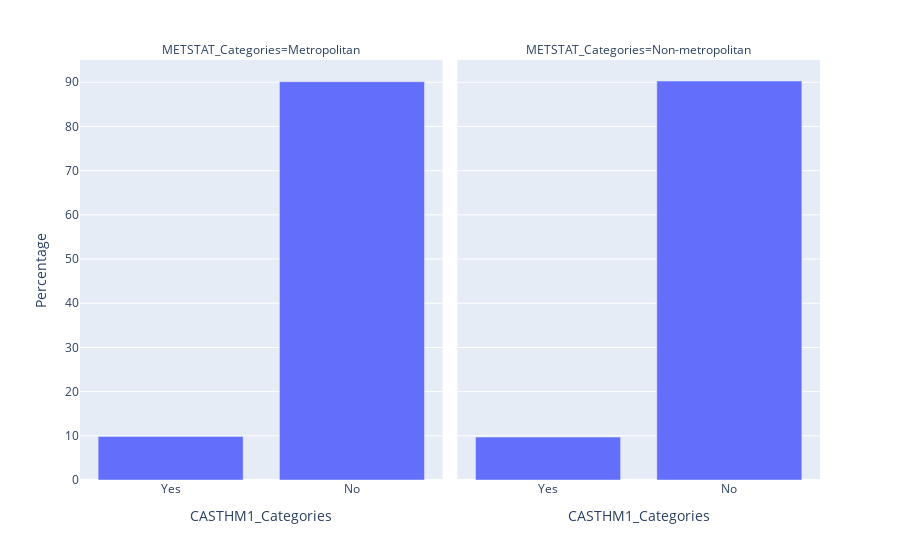

The code cell stored with this chart in its notebook:
### Code cell
px.bar(df_Met_Asth, x="CASTHM1_Categories", y = "Percentage", facet_col= "METSTAT_Categories" )

### Figure 1 — Plotly figure (JSON) as saved in the notebook; plotly's stock layout.template omitted (floating-point values rounded to 4 significant figures)
{"data": [{"alignmentgroup": "True", "hovertemplate": "METSTAT_Categories=Metropolitan<br>CASTHM1_Categories=%{x}<br>Percentage=%{y}<extra></extra>", "legendgroup": "", "marker": {"color": "#636efa", "pattern": {"shape": ""}}, "name": "", "offsetgroup": "", "orientation": "v", "showlegend": false, "textposition": "auto", "type": "bar", "x": ["Yes", "No"], "xaxis": "x", "y": [9.86, 90.14], "yaxis": "y"}, {"alignmentgroup": "True", "hovertemplate": "METSTAT_Categories=Non-metropolitan<br>CASTHM1_Categories=%{x}<br>Percentage=%{y}<extra></extra>", "legendgroup": "", "marker": {"color": "#636efa", "pattern": {"shape": ""}}, "name": "", "offsetgroup": "", "orientation": "v", "showlegend": false, "textposition": "auto", "type": "bar", "x": ["Yes", "No"], "xaxis": "x2", "y": [9.71, 90.29], "yaxis": "y2"}], "layout": {"annotations": [{"font": {}, "showarrow": false, "text": "METSTAT_Categories=Metropolitan", "x": 0.245, "xanchor": "center", "xref": "paper", "y": 1, "yanchor": "bottom", "yref": "paper"}, {"font": {}, "showarrow": false, "text": "METSTAT_Categories=Non-metropolitan", "x": 0.755, "xanchor": "center", "xref": "paper", "y": 1, "yanchor": "bottom", "yref": "paper"}], "barmode": "relative", "legend": {"tracegroupgap": 0}, "margin": {"t": 60}, "xaxis": {"anchor": "y", "domain": [0, 0.49], "title": {"text": "CASTHM1_Categories"}}, "xaxis2": {"anchor": "y2", "domain": [0.51, 1], "matches": "x", "title": {"text": "CASTHM1_Categories"}}, "yaxis": {"anchor": "x", "domain": [0, 1], "title": {"text": "Percentage"}}, "yaxis2": {"anchor": "x2", "domain": [0, 1], "matches": "y", "showticklabels": false}}}
